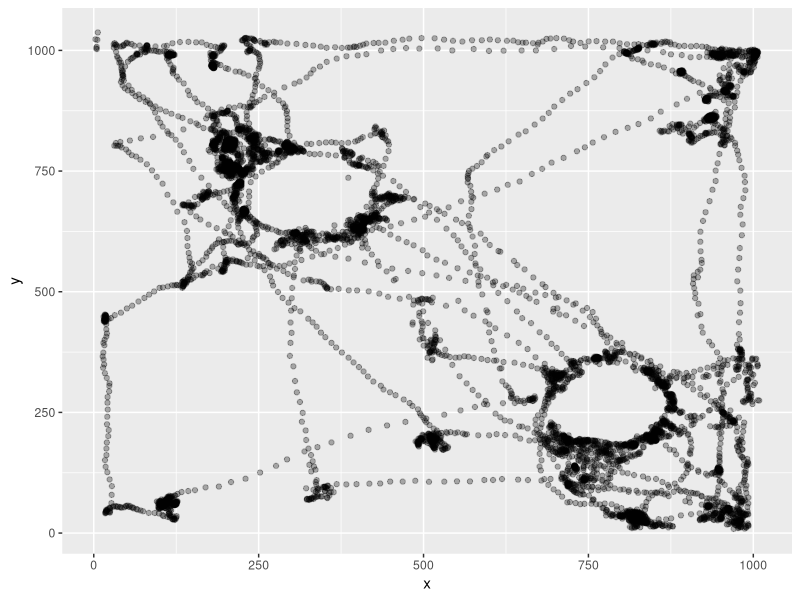

This figure's R source: (Note: this script raises an error after producing the figure.)
library(tidyverse)
BaselineLearn <- read_csv("240705_r1566_0_baseline_learn.csv")
BaselineLearn <- BaselineLearn %>%
  select(!15:24) %>%
  filter(Value.Item1.Item2>71) %>%
  rename(pixelx = Value.Item1.Item3.X, pixely = Value.Item1.Item3.Y, TimePoint = Value.Item1.Item2) %>%
  select(!1, !14)
x1 <- c(BaselineLearn$pixelx)
y1 <- c(BaselineLearn$pixely)
df1 <- data.frame(x = x1, y = y1)
p1 <- ggplot(df1, aes(x = x, y = y)) +
  geom_point(alpha = 0.3)
p1
library(ggforce)
p1circle <- p1 + geom_circle(aes(x0 = 324, y0 = 705, r = 125), color = "blue")
p1circle <- p1circle + geom_circle(aes(x0 = 783, y0 = 256, r = 125), color = "blue")
p1circle <- p1circle +
  ggtitle("baseline")
p1circle
#Blue represents gnome
radius <- 125
center_x1 <- 324
center_y1 <- 705
df1$distance <- sqrt((df1$x - center_x1)^2 + (df1$y - center_y1)^2)
points_in_circle1 <- sum(df1$distance <= radius)
print(points_in_circle1)
center_x2 <- 783
center_y2 <- 256
df1$distance1 <- sqrt((df1$x - center_x2)^2 + (df1$y - center_y2)^2)
points_in_circle2 <- sum(df1$distance1 <= radius)
print(points_in_circle2)
SimilarLearn <- read_csv("240705_r1566_1_similar_learn.csv")
SimilarLearn <- SimilarLearn %>%
  select(!15:24) %>%
  filter(Value.Item1.Item2>71) %>%
  rename(pixelx = Value.Item1.Item3.X, pixely = Value.Item1.Item3.Y, TimePoint = Value.Item1.Item2) %>%
  select(!1, !14)
x2 <- c(SimilarLearn$pixelx)
y2 <- c(SimilarLearn$pixely)
df2 <- data.frame(x = x2, y = y2)
p2 <- ggplot(df2, aes(x = x2, y = y2)) +
  geom_point(alpha = 0.3)
p2
p2circle <- p2 + geom_circle(aes(x0 = 334, y0 = 705, r = 125), color = "red")
p2circle <- p2circle + geom_circle(aes(x0 = 788, y0 = 281, r = 125), color = "red")
p2circle <- p2circle +
  ggtitle("similar")
radius <- 125
center_x2 <- 334
center_y2 <- 705
df2$distance <- sqrt((df2$x - center_x2)^2 + (df2$y - center_y2)^2)
points_in_circle2 <- sum(df2$distance <= radius)
print(points_in_circle2)
center_x2 <- 788
center_y2 <- 281
df2$distance <- sqrt((df2$x - center_x2)^2 + (df2$y - center_y2)^2)
points_in_circle2 <- sum(df2$distance <= radius)
print(points_in_circle2)
BaselineTest <- read_csv("240705_r1566_2_baseline_test.csv")
BaselineTest <- BaselineTest %>%
  select(!15:24) %>%
  filter(Value.Item1.Item2>71) %>%
  rename(pixelx = Value.Item1.Item3.X, pixely = Value.Item1.Item3.Y, TimePoint = Value.Item1.Item2) %>%
  select(!1, !14)
x3 <- c(BaselineTest$pixelx)
y3 <- c(BaselineTest$pixely)
df3 <- data.frame(x = x3, y = y3)
p3 <- ggplot(df3, aes(x = x3, y = y3)) +
  geom_point(alpha = 0.3)
p3
p3circle <- p3 + geom_circle(aes(x0 = 324, y0 = 705, r = 125), color = "blue")
p3circle <- p3circle + geom_circle(aes(x0 = 783, y0 = 266, r = 125), color = "red")
p3circle <- p3circle +
  ggtitle("baseline")
#red represents green jar
radius <- 125
center_x3 <- 324
center_y3 <- 705
df3$distance <- sqrt((df3$x - center_x3)^2 + (df3$y - center_y3)^2)
points_in_circle3 <- sum(df3$distance <= radius)
print(points_in_circle3)
center_x3 <- 783
center_y3 <- 266
df3$distance1 <- sqrt((df3$x - center_x3)^2 + (df3$y - center_y3)^2)
points_in_circle3 <- sum(df1$distance1 <= radius)
print(points_in_circle3)
DifferentLearn <- read_csv("240705_r1566_3_different_learn.csv")
DifferentLearn <- DifferentLearn %>%
  select(!15:24) %>%
  filter(Value.Item1.Item2>71) %>%
  rename(pixelx = Value.Item1.Item3.X, pixely = Value.Item1.Item3.Y, TimePoint = Value.Item1.Item2) %>%
  select(!1, !14)
x4 <- c(DifferentLearn$pixelx)
y4 <- c(DifferentLearn$pixely)
df4 <- data.frame(x = x4, y = y4)
p4 <- ggplot(df4, aes(x = x4, y = y4)) +
  geom_point(alpha = 0.3)
p4
library(ggforce)
p4circle <- p4 + geom_circle(aes(x0 = 457, y0 = 994, r = 125), color = "green")
p4circle <- p4circle + geom_circle(aes(x0 = 1005, y0 = 462, r = 125), color = "green")
p4circle <- p4circle +
  ggtitle("different")
#Green represents wide jar.
radius <- 125
center_x4 <- 457
center_y4 <- 994
df4$distance <- sqrt((df4$x - center_x4)^2 + (df4$y - center_y4)^2)
points_in_circle4 <- sum(df4$distance <= radius)
print(points_in_circle4)
center_x4 <- 1005
center_y4 <- 462
df4$distance1 <- sqrt((df4$x - center_x4)^2 + (df4$y - center_y4)^2)
points_in_circle4 <- sum(df4$distance1 <= radius)
print(points_in_circle4)
BaselineLearn1 <- read_csv("240705_r1566_4_baseline_learn.csv")
BaselineLearn1 <- BaselineLearn1 %>%
  select(!15:24) %>%
  filter(Value.Item1.Item2>71) %>%
  rename(pixelx = Value.Item1.Item3.X, pixely = Value.Item1.Item3.Y, TimePoint = Value.Item1.Item2) %>%
  select(!1, !14)
x5 <- c(BaselineLearn1$pixelx)
y5 <- c(BaselineLearn1$pixely)
df5 <- data.frame(x = x5, y = y5)
p5 <- ggplot(df5, aes(x = x5, y = y5)) +
  geom_point(alpha = 0.3)
p5
p5circle <- p5 + geom_circle(aes(x0 = 324, y0 = 705, r = 125), color = "purple")
p5circle <- p5circle + geom_circle(aes(x0 = 793, y0 = 266, r = 125), color = "purple")
p5circle <- p5circle +
  ggtitle("baseline")
#Purple represents cans.
radius <- 125
center_x5 <- 324
center_y5 <- 705
df5$distance <- sqrt((df5$x - center_x5)^2 + (df5$y - center_y5)^2)
points_in_circle5 <- sum(df5$distance <= radius)
print(points_in_circle5)
center_x6 <- 793
center_y6 <- 266
df5$distance1 <- sqrt((df5$x - center_x6)^2 + (df5$y - center_y6)^2)
points_in_circle6 <- sum(df5$distance1 <= radius)
print(points_in_circle6)
BaselineTest1 <- read_csv("240705_r1566_5_baseline_test.csv")
BaselineTest1 <- BaselineTest1 %>%
  select(!15:24) %>%
  filter(Value.Item1.Item2>71) %>%
  rename(pixelx = Value.Item1.Item3.X, pixely = Value.Item1.Item3.Y, TimePoint = Value.Item1.Item2) %>%
  select(!1, !14)
x6 <- c(BaselineTest1$pixelx)
y6 <- c(BaselineTest1$pixely)
df6 <- data.frame(x = x6, y = y6)
p6 <- ggplot(df6, aes(x = x6, y = y6)) +
  geom_point(alpha = 0.3)
p6
p6circle <- p6 + geom_circle(aes(x0 = 324, y0 = 705, r = 125), color = "purple")
p6circle <- p6circle + geom_circle(aes(x0 = 773, y0 = 266, r = 125), color = "green")
p6circle <- p6circle +
  ggtitle("baseline")
radius <- 125
center_x6 <- 324
center_y6 <- 705
df6$distance <- sqrt((df6$x - center_x6)^2 + (df6$y - center_y6)^2)
points_in_circle6 <- sum(df6$distance <= radius)
print(points_in_circle6)
center_x6 <- 773
center_y6 <- 266
df6$distance1 <- sqrt((df6$x - center_x6)^2 + (df6$y - center_y6)^2)
points_in_circle6 <- sum(df6$distance1 <= radius)
print(points_in_circle6)
library(gridExtra)
grid.arrange(p1circle, p2circle, p3circle, p4circle, p5circle, p6circle, nrow = 2, ncol = 3)

